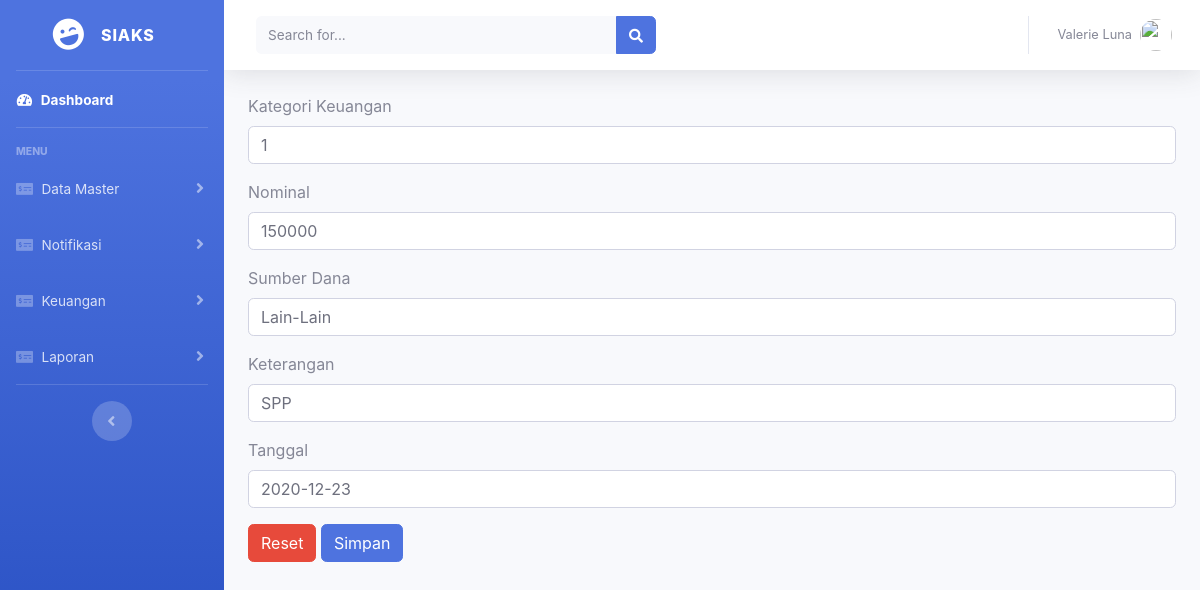
The app's page /index.php/pemasukan/edit_pemasukan/1 with its own data.
### tables this page shows
CREATE TABLE `tbl_keuangan` (
  `id_keu` char(9) NOT NULL,
  `id_nik` int(11) NOT NULL,
  `id_kk` varchar(50) NOT NULL,
  `nominal_keu` int(11) NOT NULL,
  `tgl_keu` date NOT NULL,
  `keterangan_pemsuk` varchar(100) NOT NULL,
  `sumber_dana` varchar(50) NOT NULL
);

### application/controllers/pemasukan.php (called while the page is built, shortened)
<?php
class Pemasukan extends CI_Controller {
    public function edit_pemasukan($id_keu){
        $where = array('id_keu' =>$id_keu);
        $data['pemasukan'] = $this->m_pmskan->edit_pemasukan($where,'tbl_keuangan')->result();
        $this->load->view('templates/header');
		$this->load->view('templates/sidebar');
		$this->load->view('edit_pemasukan',$data);
		$this->load->view('templates/footer');
    }
}
?>

### index.php (called while the page is built, shortened)
<?php
require_once BASEPATH.'core/CodeIgniter.php';

### application/models/m_pmskan.php (called while the page is built, shortened)
<?php
class M_pmskan extends CI_Model {
    public function edit_pemasukan($where, $table){
        return $this->db->get_where($table,$where);
    }
}
?>

### application/views/edit_pemasukan.php (the view)
<div class="content-wrepper container-fluid">
    <section class="content">
        <?php foreach ($pemasukan as $pmskan) { ?>
            <form action="<?php echo base_url().'pemasukan/update';?>" method="post">
                <div class="form-group">
                    <label>Kategori Keuangan</label>
                    <input type="text" name="id_kk" class="form-control" value="<?php echo $pmskan->id_kk ?>">
                </div>
                <div class="form-group">
                    <label>Nominal</label>
                    <input type="text" name="nominal_keu" class="form-control" value="<?php echo $pmskan->nominal_keu ?>">
                </div>
                <div class="form-group">
                    <label>Sumber Dana</label>
                    <input type="text" name="sumber_dana" class="form-control" value="<?php echo $pmskan->sumber_dana ?>">
                </div>
                <div class="form-group">
                    <label>Keterangan</label>
                    <input type="text" name="keterangan_pemsuk" class="form-control" value="<?php echo $pmskan->keterangan_pemsuk ?>">
                </div>
                <div class="form-group">
                    <label>Tanggal</label>
                    <input type="text" name="tgl_keu" class="form-control" value="<?php echo $pmskan->tgl_keu ?>">
                </div>
                 <button type="reset" class="btn btn-danger">Reset</button>
                <button type="submit" class="btn btn-primary">Simpan</button>
            </form>
            <?php } ?>
    </section>
</div>

### records on screen
tbl_keuangan: id_kk "1", nominal_keu "150000", sumber_dana "Lain-Lain", keterangan_pemsuk "SPP", tgl_keu "2020-12-23"
